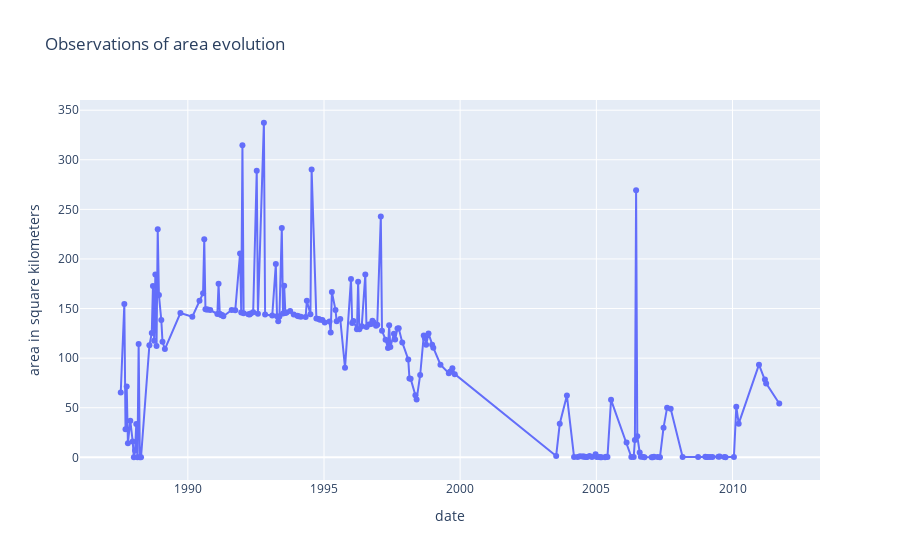

Notebook code cell kept with this figure:
### Code cell
plot_lake_area_by_month(isolated_detections, ground_truth_dataset.keys())

### Figure 1 — Plotly figure (JSON) as saved in the notebook; plotly's stock layout.template omitted (floating-point values rounded to 4 significant figures; data arrays with more than 128 entries replaced by an {"elided": "..."} marker saying what was removed)
{"data": [{"hovertemplate": "date=%{x}<br>area in square kilometers=%{y}<extra></extra>", "legendgroup": "", "line": {"color": "#636efa", "dash": "solid"}, "marker": {"symbol": "circle"}, "mode": "lines+markers", "name": "", "orientation": "v", "showlegend": false, "type": "scatter", "x": {"elided": "187 str values"}, "xaxis": "x", "y": {"elided": "187 float values"}, "yaxis": "y"}], "layout": {"legend": {"tracegroupgap": 0}, "title": {"text": "Observations of area evolution"}, "xaxis": {"anchor": "y", "domain": [0, 1], "title": {"text": "date"}}, "yaxis": {"anchor": "x", "domain": [0, 1], "title": {"text": "area in square kilometers"}}}}
